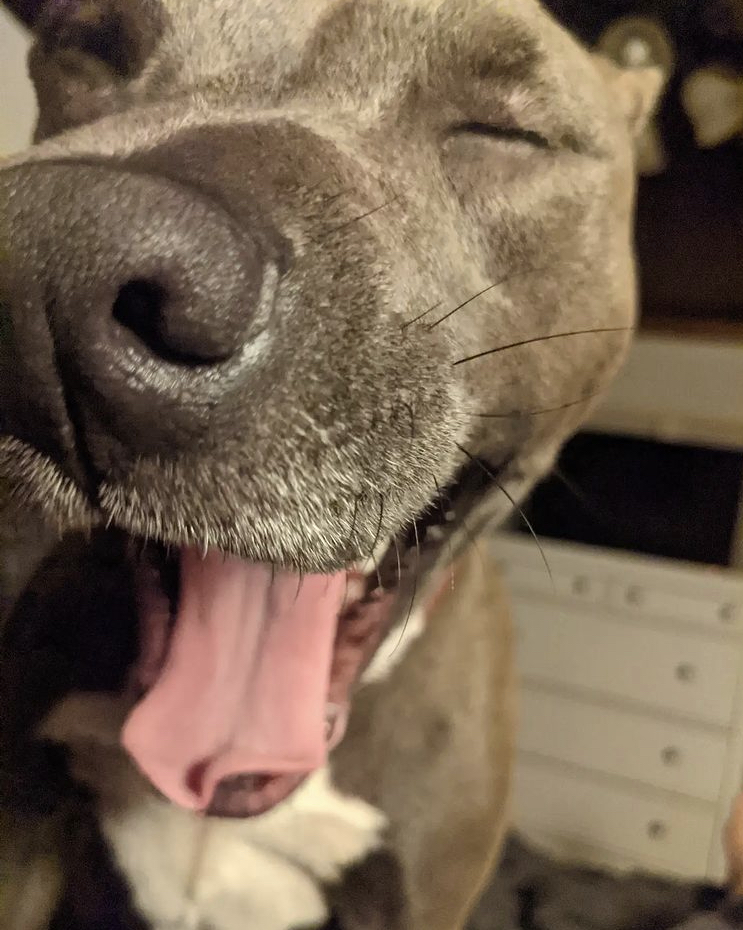
#> input picture LECTURE-CODES/WEEK06/XTRA/luna-1.jpeg, 743 x 930 px
$ python SKIMAGE-EXAMPLE.py
#> lines starting #> are read from the running program, lines starting #| are printed output that depends on the picture
#------------------------------------------
#BASIC IMAGE MANIPULATION
#------------------------------------------

from skimage import io
import matplotlib.pyplot as plt
import numpy as np

#The different color bands/channels are stored in the third dimension,
#such that a gray-image is MxN, an RGB-image MxNx3 and an RGBA-image MxNx4.
image = io.imread('./luna-1.jpeg')
#> image is the input picture: shape (930, 743, 3); mean R, G, B 118.9, 100.5, 81.4

#SHOW ORIGINAL IMAGE
plt.imshow(image); plt.show()

N_PIXEL=image.shape[0]*image.shape[1]
#> N_PIXEL = 690990
pixel1=image[0,0,:]
#> pixel1 = [87, 71, 56]
print("SHAPE: ", image.shape)
#| SHAPE:  (930, 743, 3)
print("PIXEL=1: ", pixel1)
#| PIXEL=1:  [87 71 56]
print("NUMBER OF PIXELS:",N_PIXEL)
#| NUMBER OF PIXELS: 690990

#ZOOM IN ON UPPER REGION
tmp=image[0:400,0:400,:]; plt.imshow(tmp); plt.show()
#> after `tmp = image[0:400, 0:400, :]`:
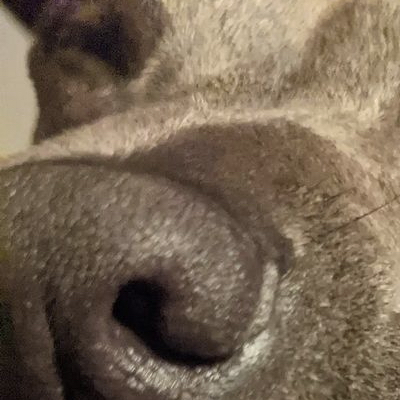
#> tmp: shape (400, 400, 3); mean R, G, B 119.1, 102.5, 83.9
#BLACK OUT REGIONS (MAKE PIXELS=0,0,0)
tmp=np.copy(image); tmp[100:200,:,:]=0*pixel1; plt.imshow(tmp); plt.show()
tmp=np.copy(image); tmp[:,100:200,:]=0*pixel1; plt.imshow(tmp); plt.show()
#> after `tmp[:, 100:200, :] = 0 * pixel1`:
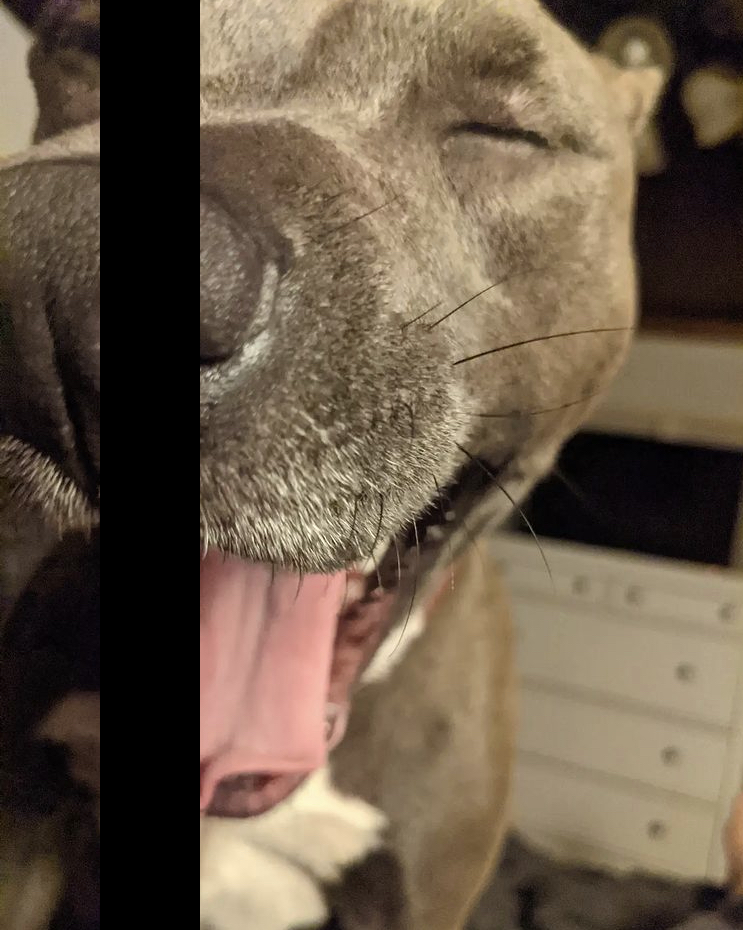
#> tmp: shape (930, 743, 3); mean R, G, B 104.7, 89, 71.5

#CONVERT TO GRAYSCALE
from skimage.color import rgb2gray
image = rgb2gray(image)
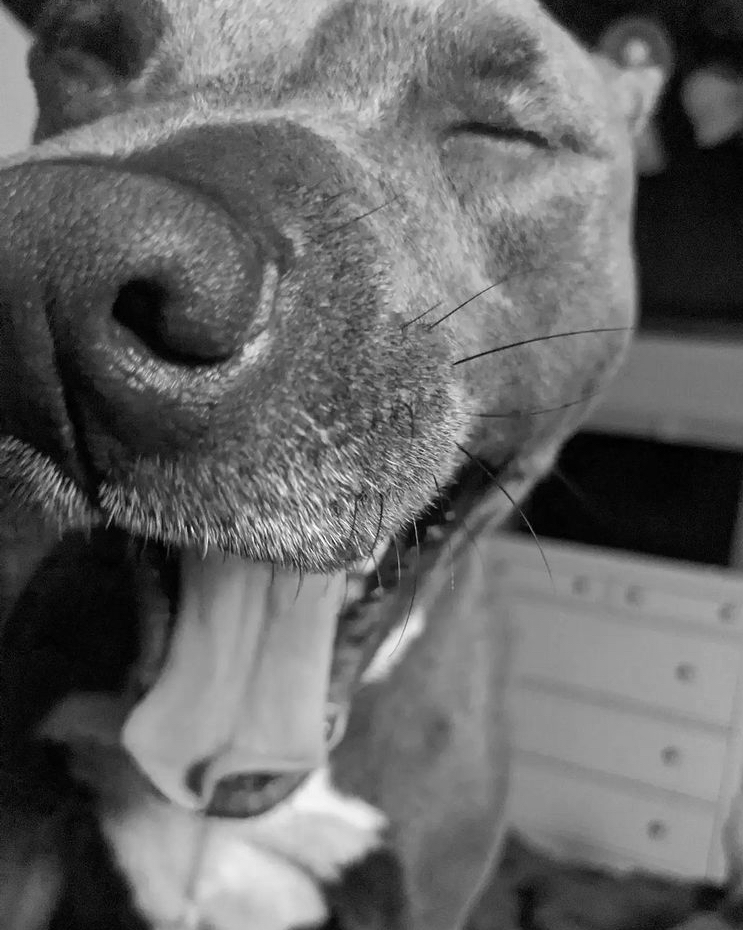
#> image: shape (930, 743) float64; min 0, max 0.993, mean 0.404
plt.imshow(image, cmap=plt.cm.gray); plt.show()

#SWIRL
from skimage.transform import swirl
swirled = swirl(image, rotation=0, strength=10, radius=500)
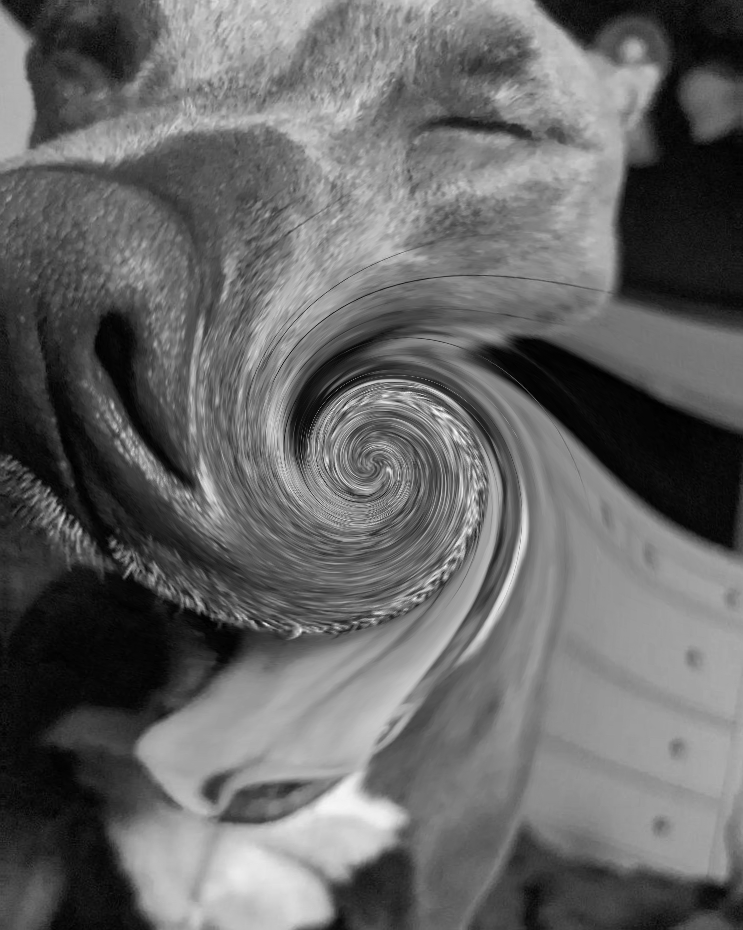
#> swirled: shape (930, 743) float64; min 0.00031, max 0.989, mean 0.403

plt.imshow(swirled, cmap=plt.cm.gray); plt.show()

#------------------------------------------
#EDGE DETECTION
#------------------------------------------
from skimage import filters
from skimage.data import camera
from skimage.util import compare_images

edge_roberts = filters.roberts(image)
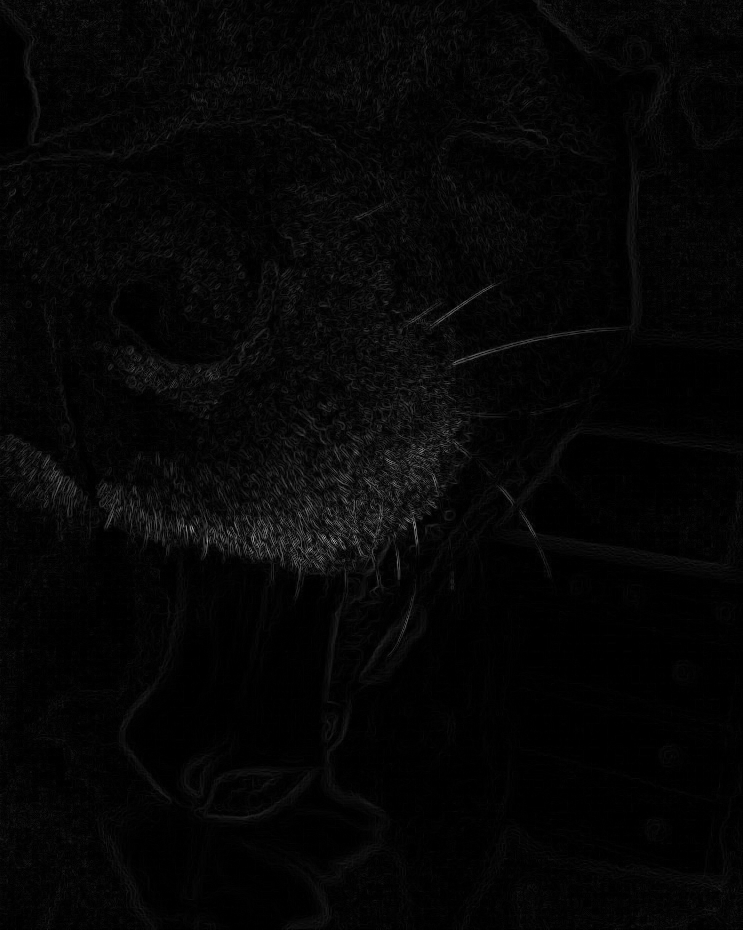
#> edge_roberts: shape (930, 743) float64; min 0, max 0.65, mean 0.0242
edge_sobel = filters.sobel(image)
edge_scharr = filters.scharr(image)
edge_prewitt = filters.prewitt(image)

fig, axes = plt.subplots(ncols=4, sharex=True, sharey=True,
                         figsize=(8, 4))

axes[0].imshow(edge_roberts, cmap=plt.cm.gray)
axes[0].set_title('Roberts Edge Detection')

axes[1].imshow(edge_sobel, cmap=plt.cm.gray)
axes[1].set_title('Sobel Edge Detection')

axes[2].imshow(edge_scharr, cmap=plt.cm.gray)
axes[2].set_title('Scharr Edge Detection')

axes[3].imshow(edge_prewitt, cmap=plt.cm.gray)
axes[3].set_title('prewitt Edge Detection')


for ax in axes:
    ax.axis('off')

plt.tight_layout()
plt.show()
